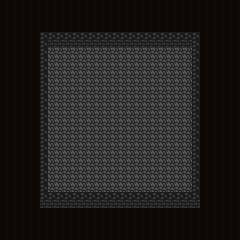

Tiled map render using the project's own tile images. Description and the whole map definition, tile-layer contents included, below:
An orthogonal 30x30 tile map with 8x8 px tiles, 1 tile layer (ground).

<map version="1.2" tiledversion="1.3.5" orientation="orthogonal" renderorder="right-down" width="30" height="30" tilewidth="8" tileheight="8" infinite="0" nextlayerid="3" nextobjectid="1">
 <tileset firstgid="1" source="../tilesets/set8px.tsx" />
 <layer id="1" name="ground" width="30" height="30">
  <data encoding="csv">
70,70,70,70,70,70,70,70,70,70,70,70,70,70,70,70,70,70,70,70,70,70,70,70,70,70,70,70,70,70,
70,70,70,70,70,70,70,70,70,70,70,70,70,70,70,70,70,70,70,70,70,70,70,70,70,70,70,70,70,70,
70,70,70,70,70,70,70,70,70,70,70,70,70,70,70,70,70,70,70,70,70,70,70,70,70,70,70,70,70,70,
70,70,70,70,70,70,70,70,70,70,70,70,70,70,70,70,70,70,70,70,70,70,70,70,70,70,70,70,70,70,
70,70,70,70,70,22,22,22,22,22,22,22,22,22,22,22,22,22,22,22,22,22,22,22,22,70,70,70,70,70,
70,70,70,70,70,22,37,37,37,37,37,37,37,37,37,37,37,37,37,37,37,37,37,37,22,70,70,70,70,70,
70,70,70,70,70,22,38,38,38,38,38,38,38,38,38,38,38,38,38,38,38,38,38,38,22,70,70,70,70,70,
70,70,70,70,70,22,38,38,38,38,38,38,38,38,38,38,38,38,38,38,38,38,38,38,22,70,70,70,70,70,
70,70,70,70,70,22,38,38,38,38,38,38,38,38,38,38,38,38,38,38,38,38,38,38,22,70,70,70,70,70,
70,70,70,70,70,22,38,38,38,38,38,38,38,38,38,38,38,38,38,38,38,38,38,38,22,70,70,70,70,70,
70,70,70,70,70,22,38,38,38,38,38,38,38,38,38,38,38,38,38,38,38,38,38,38,22,70,70,70,70,70,
70,70,70,70,70,22,38,38,38,38,38,38,38,38,38,38,38,38,38,38,38,38,38,38,22,70,70,70,70,70,
70,70,70,70,70,22,38,38,38,38,38,38,38,38,38,38,38,38,38,38,38,38,38,38,22,70,70,70,70,70,
70,70,70,70,70,22,38,38,38,38,38,38,38,38,38,38,38,38,38,38,38,38,38,38,22,70,70,70,70,70,
70,70,70,70,70,22,38,38,38,38,38,38,38,38,38,38,38,38,38,38,38,38,38,38,22,70,70,70,70,70,
70,70,70,70,70,22,38,38,38,38,38,38,38,38,38,38,38,38,38,38,38,38,38,38,22,70,70,70,70,70,
70,70,70,70,70,22,38,38,38,38,38,38,38,38,38,38,38,38,38,38,38,38,38,38,22,70,70,70,70,70,
70,70,70,70,70,22,38,38,38,38,38,38,38,38,38,38,38,38,38,38,38,38,38,38,22,70,70,70,70,70,
70,70,70,70,70,22,38,38,38,38,38,38,38,38,38,38,38,38,38,38,38,38,38,38,22,70,70,70,70,70,
70,70,70,70,70,22,38,38,38,38,38,38,38,38,38,38,38,38,38,38,38,38,38,38,22,70,70,70,70,70,
70,70,70,70,70,22,38,38,38,38,38,38,38,38,38,38,38,38,38,38,38,38,38,38,22,70,70,70,70,70,
70,70,70,70,70,22,38,38,38,38,38,38,38,38,38,38,38,38,38,38,38,38,38,38,22,70,70,70,70,70,
70,70,70,70,70,22,38,38,38,38,38,38,38,38,38,38,38,38,38,38,38,38,38,38,22,70,70,70,70,70,
70,70,70,70,70,22,38,38,38,38,38,38,38,38,38,38,38,38,38,38,38,38,38,38,22,70,70,70,70,70,
70,70,70,70,70,22,22,22,22,22,22,22,22,22,22,22,22,22,22,22,22,22,22,22,22,70,70,70,70,70,
70,70,70,70,70,37,37,37,37,37,37,37,37,37,37,37,37,37,37,37,37,37,37,37,37,70,70,70,70,70,
70,70,70,70,70,70,70,70,70,70,70,70,70,70,70,70,70,70,70,70,70,70,70,70,70,70,70,70,70,70,
70,70,70,70,70,70,70,70,70,70,70,70,70,70,70,70,70,70,70,70,70,70,70,70,70,70,70,70,70,70,
70,70,70,70,70,70,70,70,70,70,70,70,70,70,70,70,70,70,70,70,70,70,70,70,70,70,70,70,70,70,
70,70,70,70,70,70,70,70,70,70,70,70,70,70,70,70,70,70,70,70,70,70,70,70,70,70,70,70,70,70
</data>
 </layer>
</map>